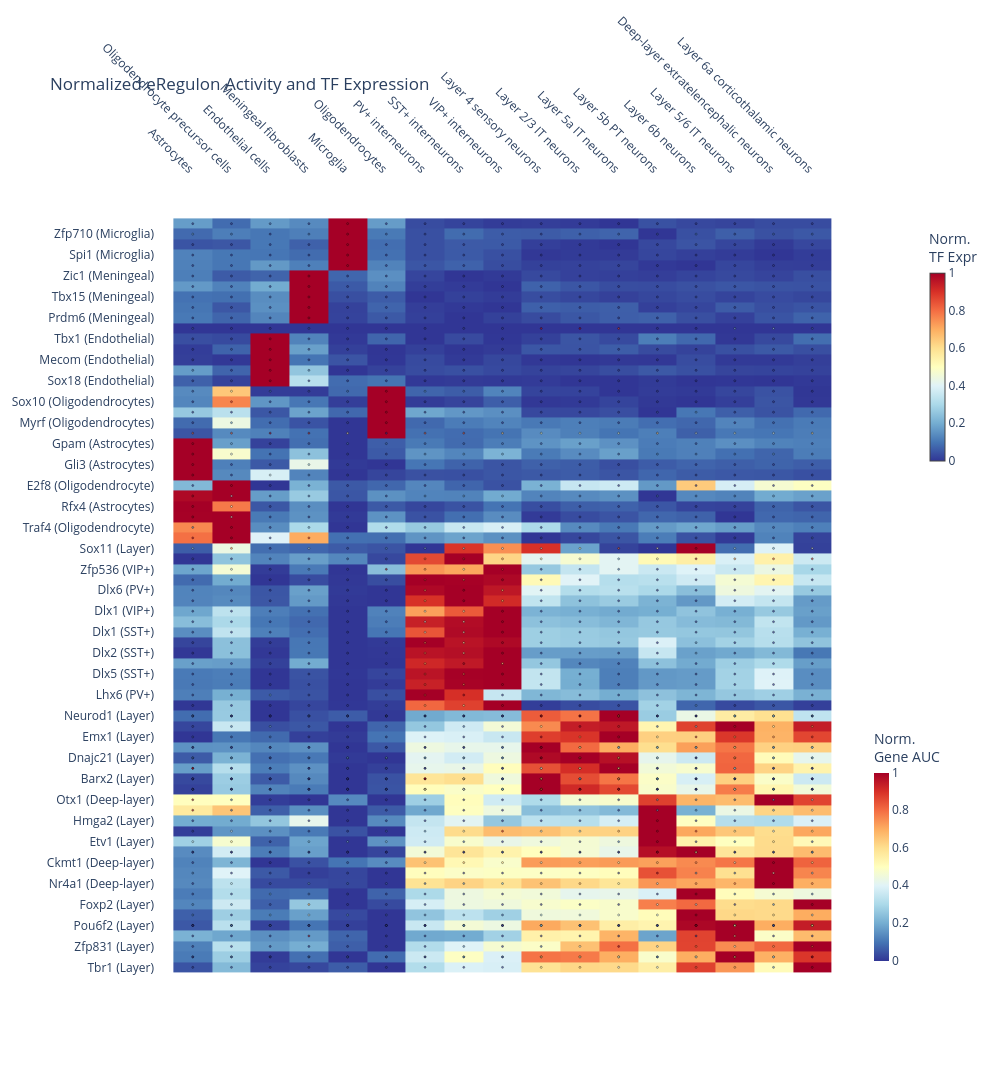

The notebook cell this image was saved under:
### Code cell
import plotly.graph_objects as go
import pandas as pd
import numpy as np
import pickle
from scipy.cluster.hierarchy import linkage, leaves_list

# ── 1. Pull Raw Matrices & Metadata ──────────────────────────────────────────
with open("/Users/cnbr/Downloads/Seurat_scATAC-seq/scenicplus_output/scenicplus/checkpoint_with_auc_june_final.pkl", "rb") as f:
    ckpt = pickle.load(f)
tf_assign = ckpt["tf_assignment"]

auc_gene_raw = scplus_obj.uns["eRegulon_AUC_multi_spec"]["Gene_based"].copy()
auc_reg_raw  = scplus_obj.uns["eRegulon_AUC_multi_spec"]["Region_based"].copy()
expr_raw     = scplus_obj.to_df("EXP").copy()
expr_raw.columns = expr_raw.columns.astype(str).str.capitalize()

meta = scplus_obj.metadata_cell[["cell_type"]].copy()
meta["cell_type"] = meta["cell_type"].astype(str)

# ── 2. Safe Groupby ──────────────────────────────────────────────────────────
def safe_mean_groupby(raw_matrix, metadata):
    common = list(set(raw_matrix.index) & set(metadata.index))
    if not common: return pd.DataFrame()
    sub_mat = raw_matrix.loc[common].copy()
    sub_mat["_cell_type_"] = metadata.loc[common, "cell_type"]
    return sub_mat.groupby("_cell_type_").mean().T

gene_mean = safe_mean_groupby(auc_gene_raw, meta)
reg_mean  = safe_mean_groupby(auc_reg_raw, meta)
expr_mean = safe_mean_groupby(expr_raw, meta)

if reg_mean.empty:
    reg_mean = gene_mean.copy()
    reg_mean.loc[:, :] = 0.5

# ── 3. Find Intersecting TFs (NO TRUNCATION) ────────────────────────────────
valid_cells = sorted(list(set(gene_mean.columns) & set(reg_mean.columns) & set(expr_mean.columns)))

final_sigs, final_tfs = [], []
for sig, tf_val in tf_assign.items():
    tf = tf_val.split()[0].capitalize()
    if sig in gene_mean.index and sig in reg_mean.index and tf in expr_mean.index:
        final_sigs.append(sig)
        final_tfs.append(tf)

# Removed the [:60] cutoff! All TFs will now be plotted.

# ── 4. Subset and Absolute Normalize (Forces max size variance) ─────────────
g_sub = gene_mean.loc[final_sigs, valid_cells].values.astype(float)
r_sub = reg_mean.loc[final_sigs, valid_cells].values.astype(float)
e_sub = expr_mean.loc[final_tfs, valid_cells].values.astype(float)

def absolute_min_max(matrix):
    if matrix.size == 0: return matrix
    # Absolute min/max ensures the highest value gets the absolute max size
    mins = np.nanmin(matrix, axis=1, keepdims=True)
    maxs = np.nanmax(matrix, axis=1, keepdims=True)
    
    ranges = maxs - mins
    ranges[ranges == 0] = 1e-9 # Prevent division by zero if row is flat
    
    normed = (matrix - mins) / ranges
    return np.nan_to_num(normed, nan=0.0)

g_norm = absolute_min_max(g_sub)
r_norm = absolute_min_max(r_sub)
e_norm = absolute_min_max(e_sub)

# ── 5. Hierarchical Clustering ──────────────────────────────────────────────
if len(final_sigs) > 2:
    Z_rows = linkage(g_norm, method='ward', metric='euclidean')
    row_order = leaves_list(Z_rows)
    
    final_sigs = [final_sigs[i] for i in row_order]
    final_tfs = [final_tfs[i] for i in row_order]
    g_norm = g_norm[row_order, :]
    r_norm = r_norm[row_order, :]
    e_norm = e_norm[row_order, :]

if len(valid_cells) > 2:
    Z_cols = linkage(g_norm.T, method='ward', metric='euclidean')
    col_order = leaves_list(Z_cols)
    
    valid_cells = [valid_cells[i] for i in col_order]
    g_norm = g_norm[:, col_order]
    r_norm = r_norm[:, col_order]
    e_norm = e_norm[:, col_order]

# ── 6. Build Coordinates ────────────────────────────────────────────────────
x_scatter, y_scatter = [], []
c_expr, s_reg, c_gene = [], [], [] 

# Clean display names to show TF and its assigned target cell type from dictionary
y_unique = [f"{tf} ({tf_assign[sig].split()[1] if len(tf_assign[sig].split()) > 1 else sig[:5]})" 
            for tf, sig in zip(final_tfs, final_sigs)]

for i in range(len(final_tfs)):
    for j in range(len(valid_cells)):
        x_scatter.append(valid_cells[j])
        y_scatter.append(y_unique[i])
        c_expr.append(e_norm[i, j])
        # Force extreme size differences (Base: 2, Max: 35)
        s_reg.append((r_norm[i, j] * 33) + 2) 
        c_gene.append(g_norm[i, j])

# ── 7. Plot ─────────────────────────────────────────────────────────────────
fig = go.Figure()

# Background Heatmap
fig.add_trace(go.Heatmap(
    x=valid_cells,
    y=y_unique,
    z=g_norm,
    colorscale="RdYlBu_r",
    showscale=True,
    colorbar=dict(title="Norm.<br>Gene AUC", x=1.02, y=0.2, len=0.3, thickness=15)
))

# Foreground Scatter (Dots)
fig.add_trace(go.Scatter(
    x=x_scatter,
    y=y_scatter, 
    mode="markers",
    marker=dict(
        size=s_reg,
        color=c_expr,
        colorscale="RdYlBu_r",
        showscale=True,
        colorbar=dict(title="Norm.<br>TF Expr", x=1.1, y=0.8, len=0.3, thickness=15),
        line=dict(color="black", width=0.5) 
    ),
    hovertext=[f"TF: {y}<br>Cell: {x}<br>Expr: {e:.2f}<br>Reg AUC: {(s-2)/33:.2f}<br>Gene AUC: {g:.2f}" 
               for x, y, e, s, g in zip(x_scatter, y_scatter, c_expr, s_reg, c_gene)],
    hoverinfo="text"
))

fig.update_layout(
    title="Normalized eRegulon Activity and TF Expression",
    xaxis=dict(tickangle=45, side="top", showgrid=False),
    yaxis=dict(showgrid=False, autorange="reversed"),
    height=max(800, len(final_sigs) * 20), # Increased height dynamically so everything fits
    width=max(1000, len(valid_cells) * 45),
    plot_bgcolor="white",
    margin=dict(r=150)
)

fig.show()

# Optimized for Mac Silicon (M4 Max) - uses kaleido engine
# fig.write_image("ereg_activity_full.pdf", engine="kaleido")

### Figure 1 — Plotly figure (JSON) as saved in the notebook; plotly's stock layout.template omitted (floating-point values rounded to 4 significant figures; data arrays with more than 128 entries replaced by an {"elided": "..."} marker saying what was removed)
{"data": [{"colorbar": {"len": 0.3, "thickness": 15, "title": {"text": "Norm.<br>Gene AUC"}, "x": 1.02, "y": 0.2}, "colorscale": [[0, "rgb(49,54,149)"], [0.1, "rgb(69,117,180)"], [0.2, "rgb(116,173,209)"], [0.3, "rgb(171,217,233)"], [0.4, "rgb(224,243,248)"], [0.5, "rgb(255,255,191)"], [0.6, "rgb(254,224,144)"], [0.7, "rgb(253,174,97)"], [0.8, "rgb(244,109,67)"], [0.9, "rgb(215,48,39)"], [1, "rgb(165,0,38)"]], "showscale": true, "type": "heatmap", "x": ["Astrocytes", "Oligodendrocyte precursor cells", "Endothelial cells", "Meningeal fibroblasts", "Microglia", "Oligodendrocytes", "PV+ interneurons", "SST+ interneurons", "VIP+ interneurons", "Layer 4 sensory neurons", "Layer 2/3 IT neurons", "Layer 5a IT neurons", "Layer 5b PT neurons", "Layer 6b neurons", "Layer 5/6 IT neurons", "Deep-layer extratelencephalic neurons", "Layer 6a corticothalamic neurons"], "y": ["Irf5 (Microglia)", "Zfp710 (Microglia)", "Irf8 (Microglia)", "Spi1 (Microglia)", "Ikzf1 (Microglia)", "Zic1 (Meningeal)", "Tbx18 (Meningeal)", "Tbx15 (Meningeal)", "Zic4 (Meningeal)", "Prdm6 (Meningeal)", "Neurod1 (Deep-layer)", "Tbx1 (Endothelial)", "Zfp366 (Endothelial)", "Mecom (Endothelial)", "Lef1 (Endothelial)", "Sox18 (Endothelial)", "Creb5 (Oligodendrocytes)", "Sox10 (Oligodendrocytes)", "Nfe2l3 (Oligodendrocytes)", "Myrf (Oligodendrocytes)", "Klf12 (Oligodendrocytes)", "Gpam (Astrocytes)", "Msi1 (Astrocytes)", "Gli3 (Astrocytes)", "Prdm16 (Astrocytes)", "E2f8 (Oligodendrocyte)", "Msi1 (Oligodendrocyte)", "Rfx4 (Astrocytes)", "Rfx4 (Oligodendrocyte)", "Traf4 (Oligodendrocyte)", "Prrx1 (Oligodendrocyte)", "Sox11 (Layer)", "Lin28b (SST+)", "Zfp536 (VIP+)", "Dlx5 (PV+)", "Dlx6 (PV+)", "Dlx6 (SST+)", "Dlx1 (VIP+)", "Dlx1 (PV+)", "Dlx1 (SST+)", "Dlx2 (PV+)", "Dlx2 (SST+)", "Dlx6 (VIP+)", "Dlx5 (SST+)", "Dlx5 (VIP+)", "Lhx6 (PV+)", "Dlx2 (VIP+)", "Neurod1 (Layer)", "Egr3 (Layer)", "Emx1 (Layer)", "Ovol2 (Layer)", "Ovol2 (Layer)", "Dnajc21 (Layer)", "Neurod1 (Layer)", "Neurod1 (Layer)", "Lhx2 (Layer)", "Lhx2 (Layer)", "Barx2 (Layer)", "Barx2 (Layer)", "Pparg (Layer)", "Pparg (Layer)", "Barx2 (Layer)", "Dnajc21 (Layer)", "Pparg (Layer)", "Otx1 (Deep-layer)", "Otx1 (Layer)", "Hmga2 (Layer)", "Tceal3 (Layer)", "Etv1 (Layer)", "Nxph3 (Layer)", "Nxph3 (Layer)", "Ckmt1 (Deep-layer)", "Fezf2 (Deep-layer)", "Nr4a1 (Deep-layer)", "Nr4a2 (Layer)", "Foxp2 (Layer)", "Ssbp3 (Layer)", "Pou6f2 (Layer)", "Pou6f2 (Layer)", "Osr1 (Layer)", "Zfp831 (Layer)", "Egr1 (Layer)", "Tbr1 (Layer)", "Pou6f2 (Layer)", "Egr1 (Layer)"], "z": {"elided": "85x17 float values"}}, {"hoverinfo": "text", "hovertext": {"elided": "1445 str values"}, "marker": {"color": {"elided": "1445 float values"}, "colorbar": {"len": 0.3, "thickness": 15, "title": {"text": "Norm.<br>TF Expr"}, "x": 1.1, "y": 0.8}, "colorscale": [[0, "rgb(49,54,149)"], [0.1, "rgb(69,117,180)"], [0.2, "rgb(116,173,209)"], [0.3, "rgb(171,217,233)"], [0.4, "rgb(224,243,248)"], [0.5, "rgb(255,255,191)"], [0.6, "rgb(254,224,144)"], [0.7, "rgb(253,174,97)"], [0.8, "rgb(244,109,67)"], [0.9, "rgb(215,48,39)"], [1, "rgb(165,0,38)"]], "line": {"color": "black", "width": 0.5}, "showscale": true, "size": {"elided": "1445 int values"}}, "mode": "markers", "type": "scatter", "x": {"elided": "1445 str values"}, "y": {"elided": "1445 str values"}}], "layout": {"height": 1700, "margin": {"r": 150}, "plot_bgcolor": "white", "title": {"text": "Normalized eRegulon Activity and TF Expression"}, "width": 1000, "xaxis": {"showgrid": false, "side": "top", "tickangle": 45}, "yaxis": {"autorange": "reversed", "showgrid": false}}}
